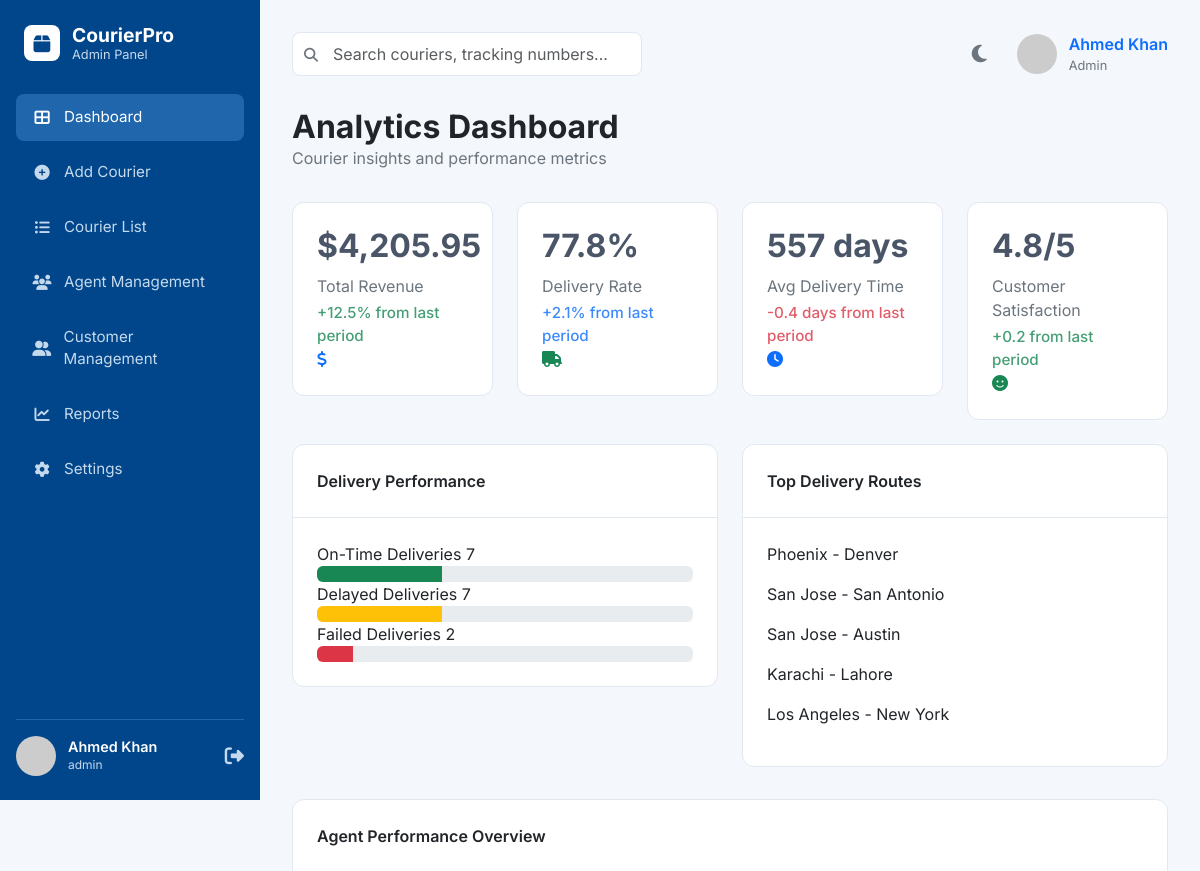
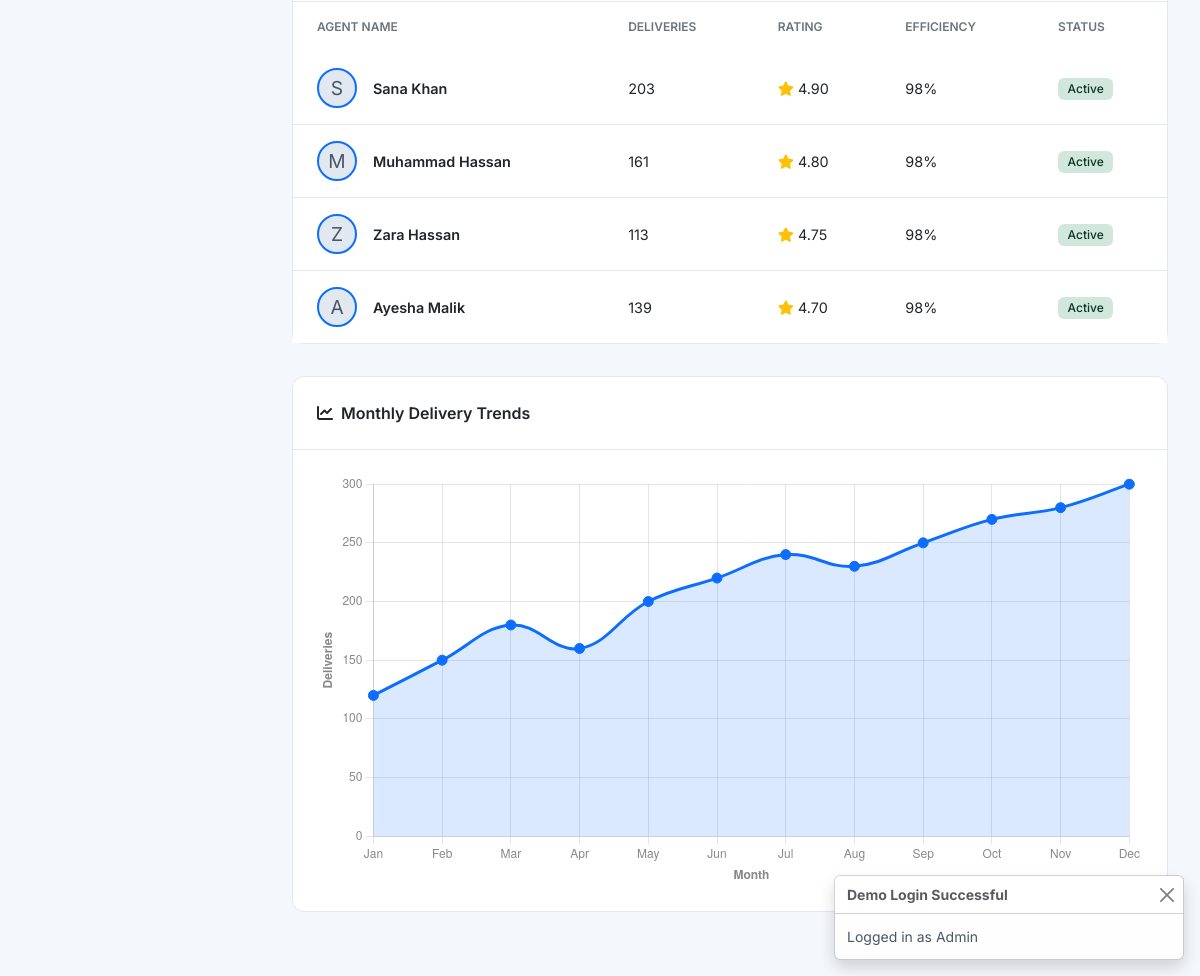
The app's page /admin/analytics.php (signed in) with its own data (2 pictures, top to bottom).
### tables this page shows
CREATE TABLE `agents` (
  `id` int(11) NOT NULL,
  `user_id` int(11) NOT NULL,
  `agent_code` varchar(20) DEFAULT NULL,
  `city_id` int(11) DEFAULT NULL,
  `working_hours` varchar(50) DEFAULT '9to5',
  `max_daily_orders` int(11) DEFAULT 20,
  `availability` tinyint(1) DEFAULT 1,
  `auto_assign` tinyint(1) DEFAULT 0,
  `total_couriers` int(11) DEFAULT 0,
  `success_rate` decimal(5,2) DEFAULT 0.00,
  `rating` decimal(3,2) DEFAULT 0.00,
  `joined_date` date DEFAULT NULL,
  `created_at` timestamp NOT NULL DEFAULT current_timestamp(),
  `updated_at` timestamp NOT NULL DEFAULT current_timestamp() ON UPDATE current_timestamp()
);

CREATE TABLE `users` (
  `id` int(11) NOT NULL,
  `name` varchar(255) NOT NULL,
  `email` varchar(255) NOT NULL,
  `password` varchar(255) NOT NULL,
  `phone` varchar(20) DEFAULT NULL,
  `role` enum('admin','agent','user') NOT NULL DEFAULT 'user',
  `status` enum('active','inactive') DEFAULT 'active',
  `email_verified_at` timestamp NULL DEFAULT NULL,
  `remember_token` varchar(100) DEFAULT NULL,
  `created_at` timestamp NOT NULL DEFAULT current_timestamp(),
  `updated_at` timestamp NOT NULL DEFAULT current_timestamp() ON UPDATE current_timestamp()
);

### admin/analytics.php (the view, shortened to what this page needs)
<?php
require_once '../includes/db_connect.php';
$total_revenue = $conn->query("SELECT SUM(delivery_fee) as total FROM couriers WHERE status = 'delivered'")->fetch_assoc()['total'];
$delivery_rate = $conn->query("SELECT (COUNT(CASE WHEN status = 'delivered' THEN 1 END) / COUNT(*)) * 100 AS rate FROM couriers WHERE status IN ('delivered', 'cancelled')")->fetch_assoc()['rate'];
$avg_delivery_time_query = $conn->query("SELECT AVG(DATEDIFF(actual_delivery_date, created_at)) as avg_time FROM couriers WHERE status = 'delivered' AND actual_delivery_date IS NOT NULL");
$avg_delivery_time = $avg_delivery_time_query ? $avg_delivery_time_query->fetch_assoc()['avg_time'] : 0;
$customer_satisfaction = 4.8;
$delivery_performance_result = $conn->query("SELECT status, COUNT(*) as count FROM couriers GROUP BY status");
$delivery_performance = [];
while($row = $delivery_performance_result->fetch_assoc()){
    $delivery_performance[$row['status']] = $row['count'];
}
$total_deliveries = array_sum($delivery_performance);
$top_routes_result = $conn->query("SELECT pickup_city, delivery_city, COUNT(*) as count FROM couriers GROUP BY pickup_city, delivery_city ORDER BY count DESC LIMIT 5");
$agent_performance_result = $conn->query("SELECT u.name, a.total_couriers, a.rating, u.status FROM agents a JOIN users u ON a.user_id = u.id ORDER BY a.rating DESC LIMIT 4");
include '../includes/header.php';
?>
<body>
    <?php include '../includes/sidebar_admin.php'; ?>
    <div class="main-content">
        <?php include '../includes/top_bar.php'; ?>
        <div class="page-header">
            <div>
                <h2>Analytics Dashboard</h2>
                <p>Courier insights and performance metrics</p>
            </div>
        </div>
        <div class="row mb-4">
            <div class="col-md-3">
                <div class="stat-card" title="Total revenue from delivered couriers.">
                    <div class="stat-info">
                        <h3>$<?php echo number_format($total_revenue ?? 0, 2); ?></h3>
                        <p>Total Revenue</p>
                        <span class="stat-sublabel text-success">+12.5% from last period</span>
                    </div>
                    <div class="stat-icon bg-primary-light text-primary">
                        <i class="fas fa-dollar-sign"></i>
                    </div>
                </div>
            </div>
            <div class="col-md-3">
                <div class="stat-card" title="Delivery success rate.">
                    <div class="stat-info">
                        <h3><?php echo round($delivery_rate ?? 0, 1); ?>%</h3>
                        <p>Delivery Rate</p>
                        <span class="stat-sublabel text-primary">+2.1% from last period</span>
                    </div>
                    <div class="stat-icon bg-success-light text-success">
                        <i class="fas fa-truck"></i>
                    </div>
                </div>
            </div>
            <div class="col-md-3">
                <div class="stat-card" title="Average delivery time for completed orders.">
                    <div class="stat-info">
                        <h3><?php echo round($avg_delivery_time ?? 0, 1); ?> days</h3>
                        <p>Avg Delivery Time</p>
                        <span class="stat-sublabel text-danger">-0.4 days from last period</span>
                    </div>
                    <div class="stat-icon bg-primary-light text-primary">
                        <i class="fas fa-clock"></i>
                    </div>
                </div>
            </div>
            <div class="col-md-3">
                <div class="stat-card" title="Customer satisfaction rating.">
                    <div class="stat-info">
                        <h3><?php echo $customer_satisfaction; ?>/5</h3>
                        <p>Customer Satisfaction</p>
                        <span class="stat-sublabel text-success">+0.2 from last period</span>
                    </div>
                    <div class="stat-icon bg-success-light text-success">
                        <i class="fas fa-smile"></i>
                    </div>
                </div>
            </div>
        </div>
        <div class="row">
            <div class="col-lg-6">
                <div class="card">
                    <div class="card-header">Delivery Performance</div>
                    <div class="card-body">
                        <div class="progress-group">
                            <div class="progress-text">
                                <span>On-Time Deliveries</span>
                                <span><?php echo $delivery_performance['delivered'] ?? 0; ?></span>
                            </div>
                            <div class="progress">
                                <div class="progress-bar bg-success" style="width: <?php echo $total_deliveries > 0 ? (($delivery_performance['delivered'] ?? 0) / $total_deliveries * 100) : 0; ?>%"></div>
                            </div>
                        </div>
                        <div class="progress-group">
                            <div class="progress-text">
                                <span>Delayed Deliveries</span>
                                <span><?php echo $delivery_performance['in_transit'] ?? 0; ?></span>
                            </div>
                            <div class="progress">
                                <div class="progress-bar bg-warning" style="width: <?php echo $total_deliveries > 0 ? (($delivery_performance['in_transit'] ?? 0) / $total_deliveries * 100) : 0; ?>%"></div>
                            </div>
                        </div>
                        <div class="progress-group">
                            <div class="progress-text">
                                <span>Failed Deliveries</span>
                                <span><?php echo $delivery_performance['cancelled'] ?? 0; ?></span>
                            </div>
                            <div class="progress">
                                <div class="progress-bar bg-danger" style="width: <?php echo $total_deliveries > 0 ? (($delivery_performance['cancelled'] ?? 0) / $total_deliveries * 100) : 0; ?>%"></div>
                            </div>
                        </div>
                    </div>
                </div>
            </div>
            <div class="col-lg-6">
                <div class="card">
                    <div class="card-header">Top Delivery Routes</div>
                    <div class="card-body">
                        <?php while($row = $top_routes_result->fetch_assoc()): ?>
                        <p><?php echo htmlspecialchars($row['pickup_city']); ?> - <?php echo htmlspecialchars($row['delivery_city']); ?></p>
                        <?php endwhile; ?>
                    </div>
                </div>
            </div>
        </div>
        <div class="row">
            <div class="col-12">
                 <div class="card">
                    <div class="card-header">Agent Performance Overview</div>
                    <div class="card-body p-0">
                        <div class="table-responsive">
                            <table class="table table-hover">
                                <thead>
                                    <tr>
                                        <th>Agent Name</th>
                                        <th>Deliveries</th>
                                        <th>Rating</th>
                                        <th>Efficiency</th>
                                        <th>Status</th>
                                    </tr>
                                </thead>
                                <tbody>
                                    <?php while($row = $agent_performance_result->fetch_assoc()): ?>
                                    <tr>
                                        <td>
                                            <div class="agent-info">
                                                <div class="agent-icon"><?php echo strtoupper(substr($row['name'], 0, 1)); ?></div>
                                                <span class="agent-name"><?php echo htmlspecialchars($row['name']); ?></span>
                                            </div>
                                        </td>
                                        <td><?php echo $row['total_couriers']; ?></td>
                                        <td class="rating"><i class="fas fa-star text-warning"></i> <?php echo $row['rating']; ?></td>
                                        <td>98%</td>
                                        <td><span class="badge bg-success-subtle text-success-emphasis"><?php echo ucfirst($row['status']); ?></span></td>
                                    </tr>
                                    <?php endwhile; ?>
                                </tbody>
                            </table>
                        </div>
                    </div>
                </div>
            </div>
        </div>
        <div class="row">
            <div class="col-12">
                <div class="card">
                    <div class="card-header"><i class="fas fa-chart-line me-2"></i>Monthly Delivery Trends</div>
                    <div class="card-body">
                        <canvas id="deliveryTrendsChart"></canvas>
                    </div>
                </div>
            </div>
        </div>
    </div>
    <script>
        document.addEventListener('DOMContentLoaded', function () {
            const ctx = document.getElementById('deliveryTrendsChart').getContext('2d');
            const deliveryTrendsChart = new Chart(ctx, {
                type: 'line',
                data: {
                    labels: ['Jan', 'Feb', 'Mar', 'Apr', 'May', 'Jun', 'Jul', 'Aug', 'Sep', 'Oct', 'Nov', 'Dec'],
                    datasets: [{
                        label: 'Deliveries',
                        data: [120, 150, 180, 160, 200, 220, 240, 230, 250, 270, 280, 300],
                        borderColor: 'rgba(13, 110, 253, 1)',
                        backgroundColor: 'rgba(13, 110, 253, 0.15)',
                        pointBackgroundColor: 'rgba(13, 110, 253, 1)',
                        pointRadius: 5,
                        fill: true,
                        tension: 0.4
                    }]
                },
                options: {
                    responsive: true,
                    plugins: {
                        legend: {
                            display: false
                        },
                        tooltip: {
                            mode: 'index',
                            intersect: false
                        }
                    },
                    scales: {
                        x: {
                            title: {
                                display: true,
                                text: 'Month',
                                color: '#888',
                                font: { weight: 'bold' }
                            },
                            ticks: { color: '#888' }
                        },
                        y: {
                            beginAtZero: true,
                            title: {
                                display: true,
                                text: 'Deliveries',
                                color: '#888',
                                font: { weight: 'bold' }
                            },
                            ticks: { color: '#888' }
                        }
                    }
                }
            });
        });
    </script>
    <?php include '../includes/footer.php'; ?>
</body>
</html>

### assets/css/style.css (style rules this page uses)
:root { --primary-color: #0d6efd; --sidebar-bg: #01468b; --sidebar-link-color: #c5d9ed; --sidebar-active-link-bg: #1f66ac; --main-bg: #f4f7fc; --card-bg: #ffffff; --text-color: #4a5568; --text-muted-color: #6c757d; --border-color: #e2e8f0; --input-bg: #f7fafc; }
body { background-color: var(--main-bg); font-family: 'Inter', sans-serif; color: var(--text-color); display: flex; }
.main-content { margin-left: 260px; width: calc(100% - 260px); padding: 2rem; }
.dashboard-header, .page-header { display: flex; justify-content: space-between; align-items: center; margin-bottom: 2rem; }
.dashboard-header h2, .page-header h2 { font-weight: 700; margin: 0; color: #212529; }
.dashboard-header p, .page-header p { margin: 0; color: var(--text-muted-color); }
.stat-card { background-color: var(--card-bg); border-radius: 12px; padding: 1.5rem; border: 1px solid var(--border-color); }
.stat-card h3 { font-size: 2rem; font-weight: 700; margin-bottom: 0.5rem; }
.stat-card p { color: var(--text-muted-color); margin: 0; }
.stat-sublabel { display: block; font-size: 0.95rem; margin-top: 0.25rem; opacity: 0.8; font-weight: 500; }
.card { background-color: var(--card-bg); border: 1px solid var(--border-color); border-radius: 12px; margin-bottom: 2rem; }
.card-header { background-color: transparent; border-bottom: 1px solid var(--border-color); padding: 1.5rem; font-weight: 600; }
.card-body { padding: 1.5rem; }
.table { border-collapse: collapse; border-spacing: 0; margin-bottom: 0; font-size: 0.9rem; }
.table thead th { font-weight: 600; text-transform: uppercase; font-size: 0.75rem; color: var(--text-muted-color); border: none; padding: 1rem 1.5rem; }
.table tbody tr { border-bottom: 1px solid var(--border-color); }
.table tbody tr:last-child { border-bottom: none; }
.table tbody td { vertical-align: middle; padding: 1rem 1.5rem; border: none; }
.table .agent-info { display: flex; align-items: center; }
.table .agent-info .agent-icon { width: 40px; height: 40px; border-radius: 50%; margin-right: 1rem; display: flex; align-items: center; justify-content: center; background-color: #e2e8f0; color: #4a5568; }
.table .agent-info .agent-name { font-weight: 600; }
.table .badge { padding: 0.4em 0.8em; font-size: 0.75rem; font-weight: 500; border-radius: 6px; }
.table .agent-icon { width: 38px; height: 38px; background: #fff; color: var(--primary-color); border: 2px solid var(--primary-color); border-radius: 50%; display: flex; align-items: center; justify-content: center; font-size: 1.2rem; flex-shrink: 0; }
.table td { vertical-align: middle; }

### records on screen
agents: user.name "S", user.name "Sana Khan", total_couriers "203", rating "4.90", user.status "Active"
agents: user.name "M", user.name "Muhammad Hassan", total_couriers "161", rating "4.80", user.status "Active"
agents: user.name "Z", user.name "Zara Hassan", total_couriers "113", rating "4.75", user.status "Active"
agents: user.name "A", user.name "Ayesha Malik", total_couriers "139", rating "4.70", user.status "Active"

### other values on screen
$_SESSION['user_name'] "Ahmed Khan"
$_SESSION['user_role'] "admin"
$_SESSION['user_role'] "Admin"
$total_revenue "4,205.95"
$delivery_rate "77.8"
$avg_delivery_time "557"
$customer_satisfaction "4.8"
$delivery_performance['delivered'] "7"
$delivery_performance['in_transit'] "7"
$delivery_performance['cancelled'] "2"
$row['pickup_city'] "Phoenix"
$row['delivery_city'] "Denver"
$row['pickup_city'] "San Jose"
$row['delivery_city'] "San Antonio"
$row['delivery_city'] "Austin"
